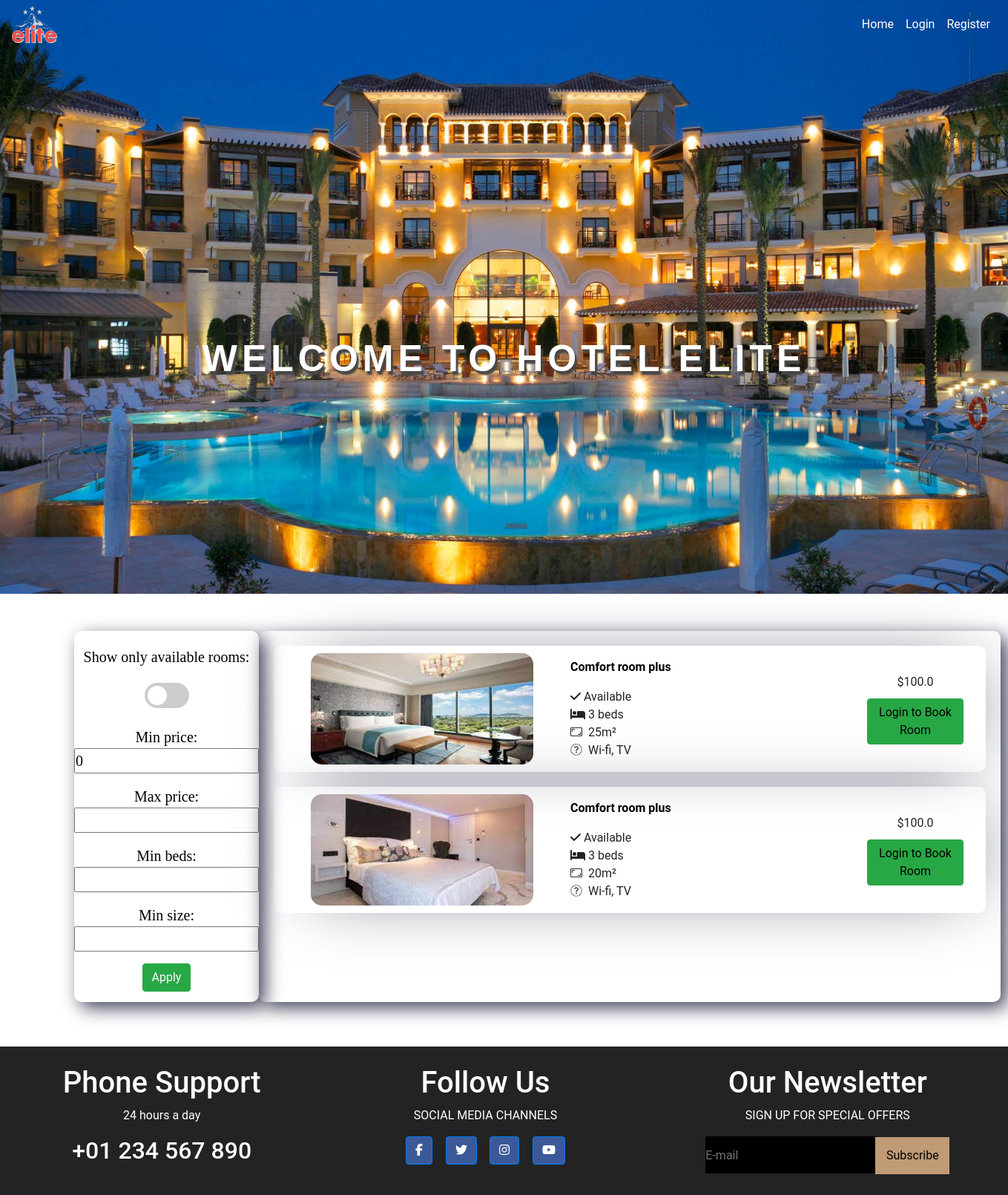
The app's page /, older data.
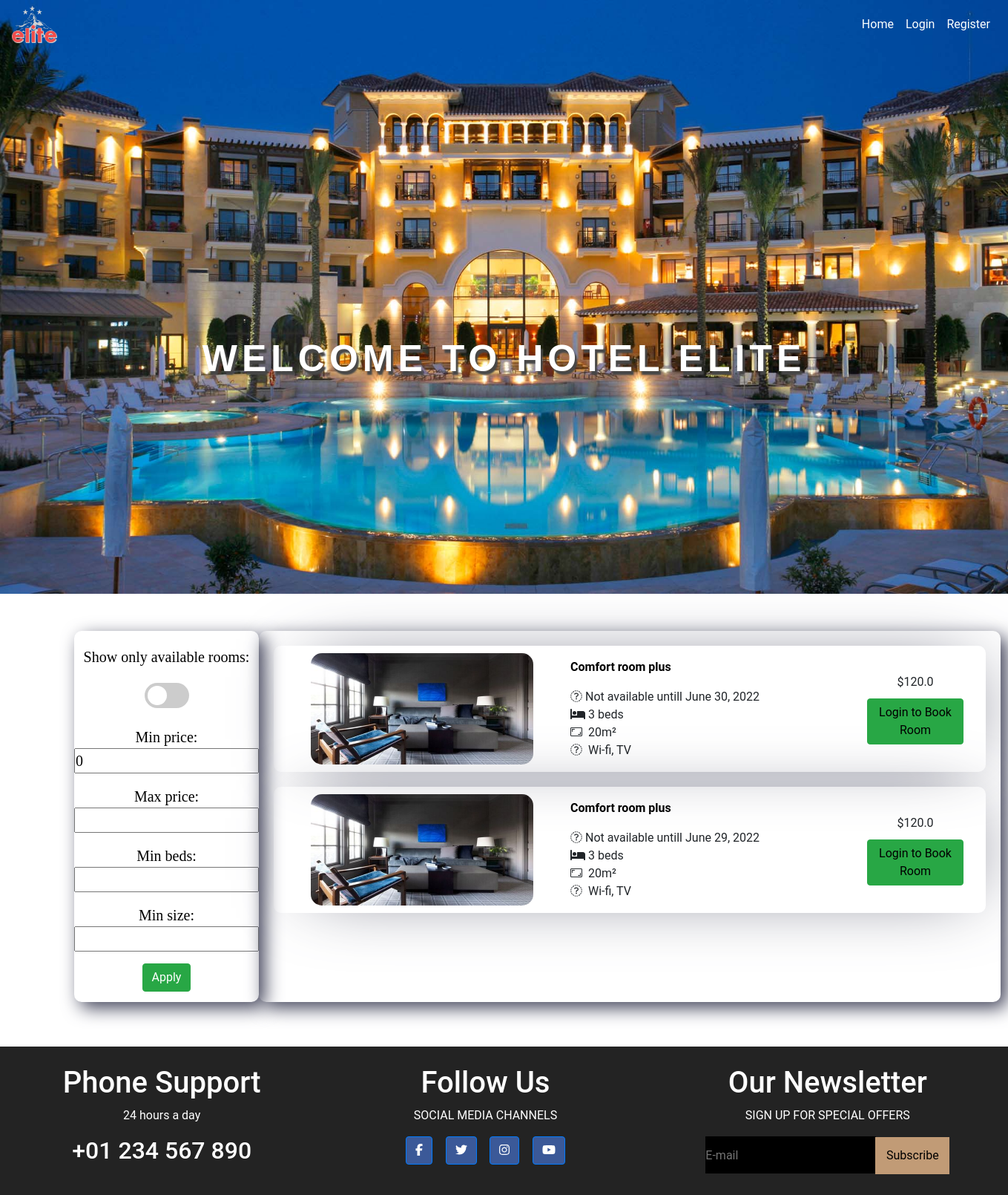
The same page, newer data.
### booking/models.py (models this page shows, shortened)
class Room(models.Model):
    occupancy = models.BooleanField(default=False)
    name = models.CharField(max_length=20)
    room_type = models.ForeignKey(Room_type, on_delete=models.CASCADE)
    img = models.ImageField(upload_to="media/")
    size = models.CharField(max_length=20)
    accesories = models.CharField(max_length=200)

class Room_type(models.Model):
    price = models.FloatField()
    beds = models.CharField(max_length=200)

class Booking(models.Model):
    date_from = models.DateField()
    date_to = models.DateField()
    customer = models.ForeignKey(Customer, on_delete=models.CASCADE)
    room = models.ForeignKey(Room, on_delete=models.CASCADE, null=True)

### booking/views.py (the view)
# urls.py: path("", home, name="home"),
def home(request):
    rooms = Room.objects.all()
    form = FilterForm()
    bookings = Booking.objects.all()
    return render(
        request, "home.html", {"rooms": rooms, "bookings": bookings, "form": form}
    )

### booking/forms.py
class FilterForm(forms.Form):
    show_only_available = forms.BooleanField(required=False)
    min_price = forms.FloatField(required=False, initial=0)
    max_price = forms.FloatField(required=False)
    beds = forms.IntegerField(required=False)
    size = forms.IntegerField(required=False)

### templates/home.html (shortened to what the changed rows need)
{% extends 'base.html' %}
{% block content %}
{% load static %}
{% load extras %}
<link rel="stylesheet" type="text/css" href="{% static 'css/home.css' %}">
<link href="{% static 'fontawesomefree/css/all.min.css' %}" rel="stylesheet" type="text/css">
<link rel="stylesheet" href="https://cdn.jsdelivr.net/npm/bootstrap-icons@1.3.0/font/bootstrap-icons.css">
<div class="body">
  <div class="main">
    <div class="rooms">
      {%if rooms %}
      {% for room in rooms %}
      {%if not room.occupancy%}
      <div class="grid">
        <div>
          <img class="room-img" src='{{MEDIA_ROOT}}{{ room.img.url }}'
            style="width:300px; height:150px; margin-left:50px;margin-right:50px;">
        </div>
        <div class="content" style="width:400px;">
          <p class="room-name">{{room.name}}</p>
          <i class="fa-solid fa-check"></i> Available
          <br>
          <i class="fa-solid fa-bed"></i>&nbsp{{room.room_type.beds}}
          {%if room.room_type.beds == '1' %}
          bed
          {%else%}
          beds
          {%endif%}
          <br>
          <i class="bi bi-aspect-ratio"></i>&nbsp {{room.size}}m&#178;
          <br>
          <i class="fa-duotone fa-plus"></i> &nbsp{{room.accesories}}
        </div>
        <div style="text-align: center; margin-right:30px">
          ${{room.room_type.price}}
          <br>
          {% if not user.is_superuser and not user.is_staff %}
          {% if user.is_authenticated%}
          <a class="booking-room btn btn-success" style="width:130px;margin-top:10px"
            href="{% url 'booking:book_rooms' room.id %}">Book
            Room</a>
          {% else %}
          <a class="booking-room btn btn-success" style="width:130px;margin-top:10px"
            href="{% url 'hotel:login'%}">Login to Book Room</a>
          {%endif%}
          {%endif%}
          <br>
        </div>
      </div>
      {% endif %}
      {% endfor %}
      {%if bookings %}
      {% for booking in bookings %}
      {%if booking.room.occupancy%}
      <div class="grid">
        <div>
          <img class="room-img" src='{{MEDIA_ROOT}}{{ booking.room.img.url }}'
            style="width:300px; height:150px; margin-left:50px;margin-right:50px;">
        </div>
        <div class="content" style="width:400px;">
          <p class="room-name">{{booking.room.name}}</p>
          <i class="fa-duotone fa-x"></i> Not available untill {{booking.date_to}}
          <br>
          <i class="fa-solid fa-bed"></i>&nbsp{{booking.room.room_type.beds}}
          {%if booking.room.room_type.beds == '1' %}
          bed
          {%else%}
          beds
          {%endif%}
          <br>
          <i class="bi bi-aspect-ratio"></i>&nbsp {{booking.room.size}}m&#178;
          <br>
          <i class="fa-duotone fa-plus"></i> &nbsp{{booking.room.accesories}}
        </div>
        <div style="text-align: center; margin-right:30px">
          ${{booking.room.room_type.price}}
          <br>
          {% if not user.is_superuser and not user.is_staff %}
          {% if user.is_authenticated%}
          <a class="booking-room btn btn-success"
            style="width:130px;pointer-events: none;cursor: default; opacity: .6; margin-top:10px"
            href="{% url 'booking:book_rooms' booking.room.id %}">Book Room</a>
          {% else %}
          <a class="booking-room btn btn-success" style="width:130px;margin-top:10px"
            href="{% url 'hotel:login'%}">Login to Book Room</a>
          {%endif%}
          {%endif%}
          <br>
        </div>
      </div>
      {% endif %}
      {% endfor %}
      {% endif %}
      {% endif %}
    </div>
  </div>
  <div class="footer">
    <div class="footer-box">
      <h1>Phone Support</h1>
      <h2>+01 234 567 890</h2>
    </div>
    <div class="footer-box" style=text-align:center;>
      <h1>Follow Us</h1>
    </div>
    <div class="footer-box">
      <h1>Our Newsletter</h1>
    </div>
  </div>
</div>
{% endblock content %}

Row changes from the older to the newer data that the page shows:
removed Room: img (picture), name "Comfort room plus", room_type.beds "3", size "25", accesories "Wi-fi, TV", room_type.price "100.0"
removed Room: img (picture), name "Comfort room plus", room_type.beds "3", size "20", accesories "Wi-fi, TV", room_type.price "100.0"
added Booking: room.img (picture), room.name "Comfort room plus", date_to "June 30, 2022", room.room_type.beds "3", room.size "20", room.accesories "Wi-fi, TV", room.room_type.price "120.0"
added Booking: room.img (picture), room.name "Comfort room plus", date_to "June 29, 2022", room.room_type.beds "3", room.size "20", room.accesories "Wi-fi, TV", room.room_type.price "120.0"
